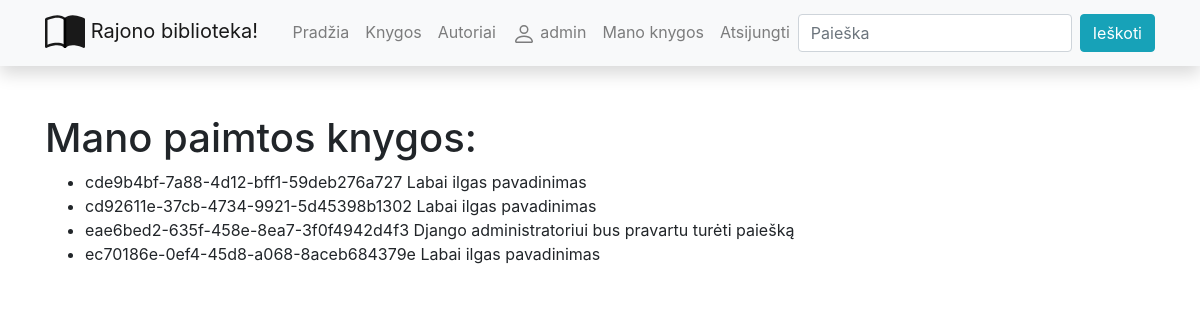
Screenshot of /library/mybooks/ (signed in) with the database file from the repository.
### library/models.py (models this page shows, shortened)
class BookInstance(models.Model):
    id = models.UUIDField(primary_key=True, default=uuid.uuid4, help_text='Unikalus knygos kopijos ID')
    book = models.ForeignKey('Book', on_delete=models.SET_NULL, null=True)
    due_back = models.DateField('Bus prieinama', null=True, blank=True)
    LOAN_STATUS = (
        ('a', 'Administruojama'),
        ('p', 'Paimta'),
        ('g', 'Galima paimti'),
        ('r', 'Rezervuota')
    )
    status = models.CharField(
        max_length=1,
        choices=LOAN_STATUS,
        blank=True,
        default='a',
        help_text='Status'
    )
    reader = models.ForeignKey(User, on_delete=models.SET_NULL, null=True, blank=True)
    class Meta:
        ordering = ['due_back'] # admin svetainės settingas, kaip rikiuojama
    def __str__(self):
        return f'{self.id} {self.book.title}'

class Book(models.Model):
    title = models.CharField('Pavadinimas', max_length=200)
    author = models.ForeignKey('Author', on_delete=models.SET_NULL, null=True, related_name='books')
    summary = models.TextField('Aprašymas', max_length=1000, help_text='Trumpas knygos aprašymas')
    isbn = models.CharField('ISBN', max_length=13)
    genre = models.ManyToManyField(Genre, help_text='Išrinkite žanrą/us šiai knygai')
    cover = models.ImageField('Viršelis', upload_to='covers', null=True)
    def display_genre(self):
        return '; '.join([genre.name for genre in self.genre.all()])
    display_genre.short_description = 'Žanras'
    class Meta:
        verbose_name = "Knyga"
        verbose_name_plural = "Knygos"

### library/views.py (the view)
# urls.py: path('mybooks/', views.LoanedBooksByUserListView.as_view(), name='my-borrowed')
class LoanedBooksByUserListView(LoginRequiredMixin, generic.ListView):
    model = BookInstance
    template_name = "user_books.html"
    def get_queryset(self):
        return BookInstance.objects.filter(reader=self.request.user).filter(status__exact="p").order_by("due_back")

### library/templates/user_books.html
{% extends "base.html" %}
{% block content %}
<h1>Mano paimtos knygos:</h1>
{% if bookinstance_list %}
<ul>
    {% for bookinst_obj in bookinstance_list %}
    <li>{{ bookinst_obj }}</li>
    {% endfor %}
</ul>
{% else %}
<p>Šiuo metu nesate paėmęs jokių knygų!</p>
{% endif %}
{% endblock %}

### library/templates/base.html (shortened to what this page needs)
<!DOCTYPE html>
<html lang="en">
  <head>
    <link
      rel="stylesheet"
      href="https://stackpath.bootstrapcdn.com/bootstrap/4.1.3/css/bootstrap.min.css"
    />
    <link
      rel="stylesheet"
      href="https://cdnjs.cloudflare.com/ajax/libs/font-awesome/4.7.0/css/font-awesome.min.css"
    />
    {% load static %}
    <link rel="stylesheet" href="{% static 'css/styles.css' %}" />
  </head>
  <body>
    <nav
      class="navbar navbar-expand-lg navbar-light bg-light static-top mb-5 shadow"
    >
      <div class="container">
        <a class="navbar-brand" href="#">
          Rajono biblioteka!</a
        >
        <div class="collapse navbar-collapse" id="navbarResponsive">
          <ul class="navbar-nav ml-auto">
            <li class="nav-item">
              <a class="nav-link" href="{% url 'index' %}">Pradžia</a>
            </li>
            <li class="nav-item">
              <a class="nav-link" href="{% url 'books' %}">Knygos</a>
            </li>
            <li class="nav-item">
              <a class="nav-link" href="{% url 'authors' %}">Autoriai</a>
            </li>
          {% if user.is_authenticated %}
            <li class="nav-item"><a class="nav-link" href="#">
            {{ user.get_username }}</a></li>
            <li class="nav-item"><a class="nav-link" href="#">Mano knygos</a></li>
            <li class="nav-item"><a class="nav-link" href="{% url 'logout'%}?next=/library">Atsijungti</a></li>
          {% else %}
            <li class="nav-item"><a class="nav-link" href="{% url 'login'%}?next={{request.path}}">Prisijungti</a></li>
            <li class="nav-item"><a class="nav-link" href="#">Registruotis</a></li>
          {% endif %}
          </ul>
          <form
            class="form-inline my-2 my-lg-0"
            action="{% url 'search' %}"
            method="get"
          >
            <input
              class="form-control mr-sm-2"
              type="search"
              placeholder="Paieška"
              aria-label="Search"
              name="query"
            />
            <button class="btn btn-info my-2 my-sm-0" type="submit">
              Ieškoti
            </button>
          </form>
        </div>
      </div>
    </nav>
    <div class="container">{% block content %}{% endblock %}</div>
  </body>
</html>

### rows the page displays
BookInstance: id+book "cde9b4bf-7a88-4d12-bff1-59deb276a727 Labai ilgas pavadinimas"
BookInstance: id+book "cd92611e-37cb-4734-9921-5d45398b1302 Labai ilgas pavadinimas"
BookInstance: id+book "eae6bed2-635f-458e-8ea7-3f0f4942d4f3 Django administratoriui bus pravartu turėti paiešką"
BookInstance: id+book "ec70186e-0ef4-45d8-a068-8aceb684379e Labai ilgas pavadinimas"

### other values shown
{{ user.get_username }} "admin"
